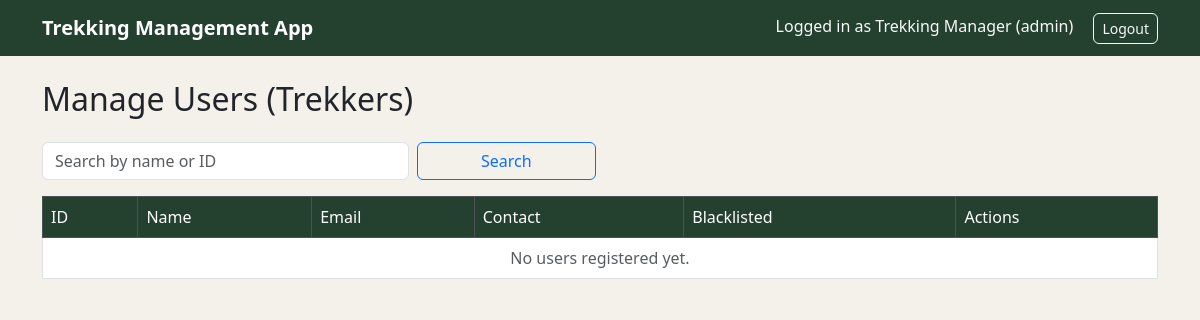
/admin/users (signed in), run on an earlier commit of the app's database.
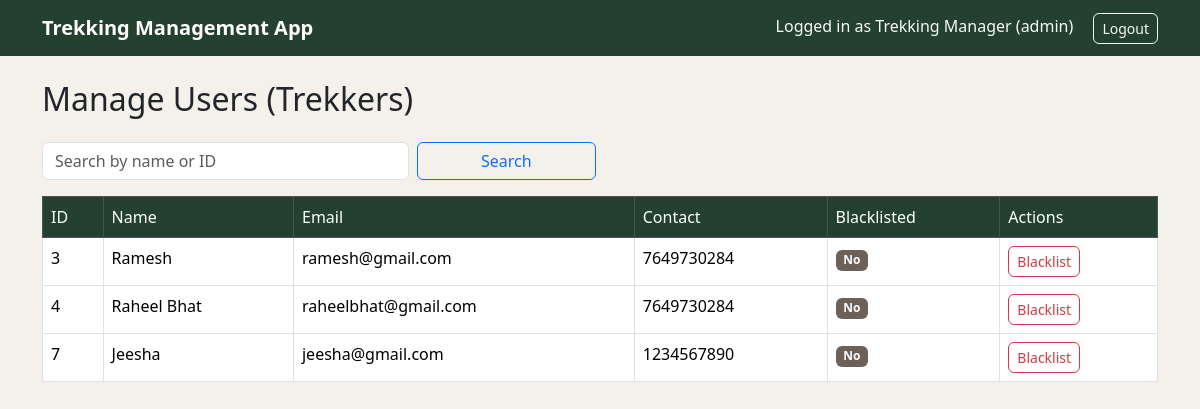
And on a later commit of the database.
### models.py (models this page shows, shortened)
class User(db.Model, UserMixin):
    __tablename__='users'
    id=db.Column(db.Integer,primary_key=True)
    name=db.Column(db.String(80),nullable=False)
    email=db.Column(db.String(120),unique=True,nullable=False)
    password_hash=db.Column(db.String(256),nullable=False)
    contact_details=db.Column(db.String(20))
    role=db.Column(db.String(20),nullable=False)
    approval_status=db.Column(db.String(20),default='Pending')
    is_blacklisted=db.Column(db.Boolean,default=False)
    created_at=db.Column(db.DateTime,default=datetime.utcnow)

### routes/admin.py (the view)
@admin_bp.route('/users')
@login_required
@role_required('admin')
def manage_users():
    search_query = request.args.get('q', '').strip()
    users_query = User.query.filter_by(role='trekker')
    if search_query:
        if search_query.isdigit():
            users_query = users_query.filter(User.id == int(search_query))
        else:
            users_query = users_query.filter(User.name.ilike(f'%{search_query}%'))
    all_users = users_query.all()
    return render_template('admin/manage_users.html', users=all_users, search_query=search_query)

### app.py (called while the page is built)
@login_manager.user_loader
def load_user(user_id):
    return db.session.get(User, int(user_id))

### templates/admin/manage_users.html (shortened to what this page needs)
{% extends "base.html" %}
{% block content %}
<h2 class="mb-4">Manage Users (Trekkers)</h2>
<form method="GET" class="row g-2 mb-3">
    <div class="col-md-4">
        <input type="text" class="form-control" name="q" placeholder="Search by name or ID" value="{{ search_query }}">
    </div>
    <div class="col-md-2">
        <button type="submit" class="btn btn-outline-primary w-100">Search</button>
    </div>
</form>
<table class="table table-bordered table-hover">
    <thead class="table-dark">
        <tr>
            <th>ID</th>
            <th>Name</th>
            <th>Email</th>
            <th>Contact</th>
            <th>Blacklisted</th>
            <th>Actions</th>
        </tr>
    </thead>
    <tbody>
        {% for user in users %}
        <tr>
            <td>{{ user.id }}</td>
            <td>{{ user.name }}</td>
            <td>{{ user.email }}</td>
            <td>{{ user.contact_details or '-' }}</td>
            <td>
                {% if user.is_blacklisted %}
                    <span class="badge bg-danger">Blacklisted</span>
                {% else %}
                    <span class="badge bg-secondary">No</span>
                {% endif %}
            </td>
            <td>
                <form action="{{ url_for('admin.toggle_blacklist', user_id=user.id) }}" method="POST">
                    <button type="submit" class="btn btn-sm btn-outline-danger">
                        {{ 'Un-blacklist' if user.is_blacklisted else 'Blacklist' }}
                    </button>
                </form>
            </td>
        </tr>
        {% else %}
        <tr>
            <td colspan="6" class="text-center text-muted">No users registered yet.</td>
        </tr>
        {% endfor %}
    </tbody>
</table>
{% endblock %}

What changed in the data, as far as the page shows it:
added User: id "3", name "Ramesh", email "ramesh@gmail.com", contact_details "7649730284", shows "No", is_blacklisted "Blacklist"
added User: id "4", name "Raheel Bhat", email "raheelbhat@gmail.com", contact_details "7649730284", shows "No", is_blacklisted "Blacklist"
added User: id "7", name "Jeesha", email "jeesha@gmail.com", contact_details "1234567890", shows "No", is_blacklisted "Blacklist"
Also different on the page:
text no longer shown: "No users registered yet."
